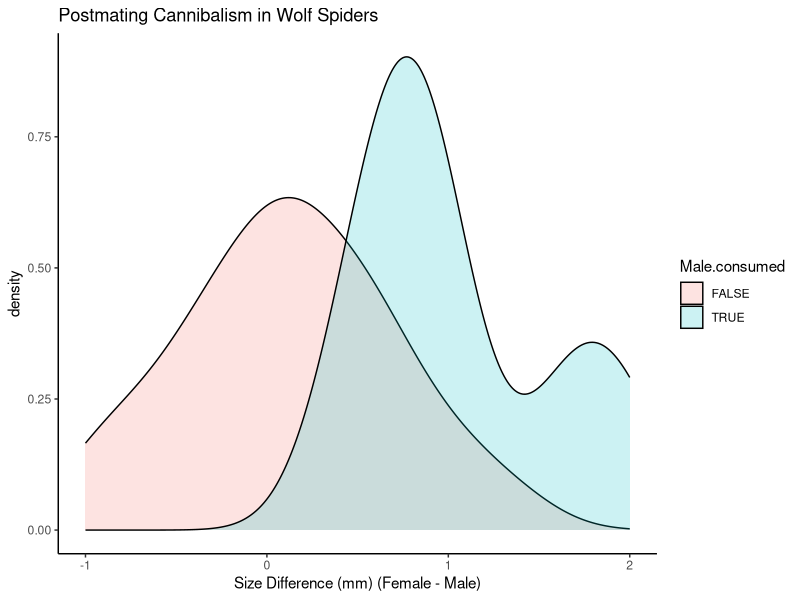
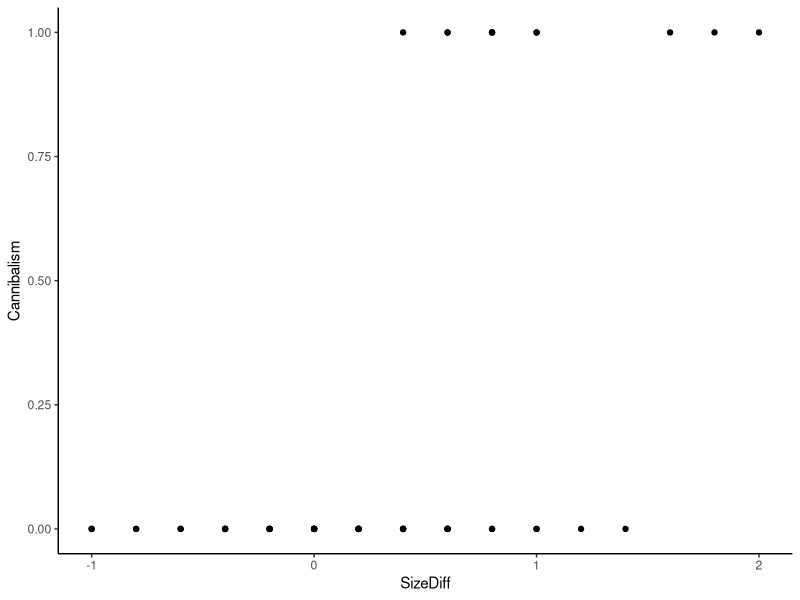
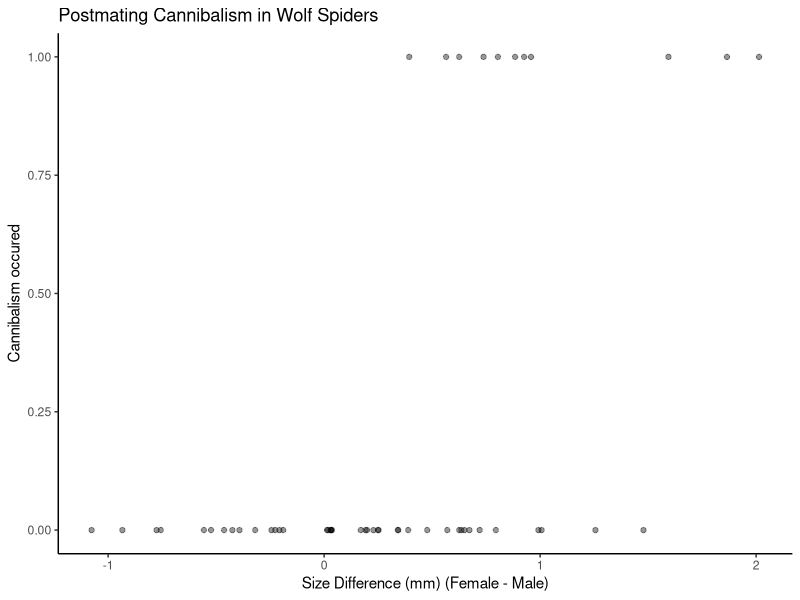

Here is the R script that generated these plots, in order:
## ---- chunk 1
knitr::opts_chunk$set(echo = TRUE, message = FALSE, warning= FALSE)
library(tidyverse)
## ---- chunk 2
spider <- read.csv("spiderCannibalism.csv")
tail(spider)
## ---- chunk 3
spider <- spider %>% 
  mutate(Male.consumed=as.logical(Cannibalism))

ggplot(spider) + 
  geom_density(aes(SizeDiff, fill=Male.consumed), alpha=0.2)+
  labs(x="Size Difference (mm) (Female - Male)", 
       title="Postmating Cannibalism in Wolf Spiders") +
  theme_classic()
## ---- chunk 4
ggplot(spider) + 
  geom_point(aes(x=SizeDiff, y=Cannibalism) ) + 
  theme_classic()
## ---- chunk 5
ggplot(spider) + 
  geom_jitter(aes(x=SizeDiff, y=Cannibalism), height=0, width=0.1, alpha=0.4) + 
  labs(x="Size Difference (mm) (Female - Male)",
       y="Cannibalism occured", 
       title="Postmating Cannibalism in Wolf Spiders") + 
  theme_classic()
## ---- chunk 6
spider.fit <- glm(Cannibalism ~ SizeDiff, data=spider, family=binomial(link=logit))
## ---- chunk 7
summary(spider.fit)
